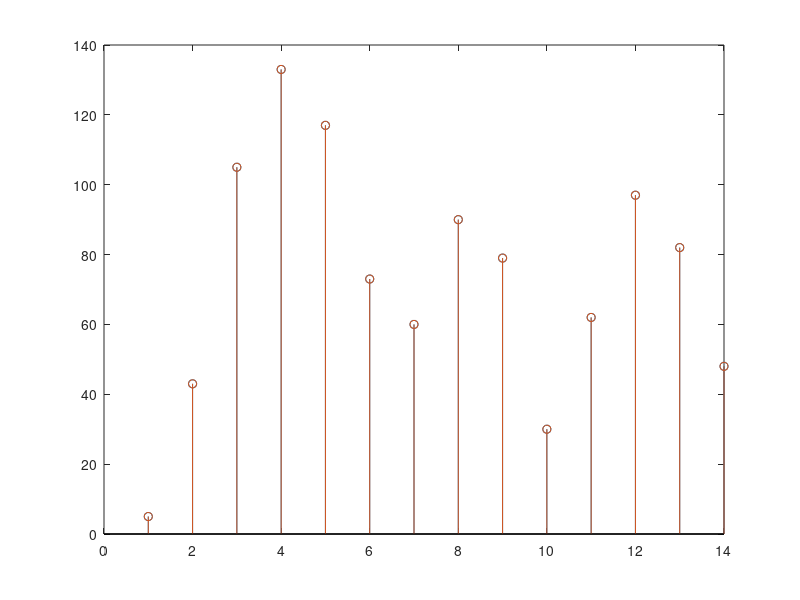

MATLAB code to generate this figure:
close all
clear all
h = [1,7,8];
N = length(h);

x = [5,8,9,6,3,4,8,2,1,7,5,6];
M = 4;

L = M+N-1;


x1 = x(1:4);
x2 = x(5:8);
x3 = x(9:12);

H = fft(h,L);

Y1 = fft(x1,L).*H;
Y2 = fft(x2,L).*H;
Y3 = fft(x3,L).*H;

y1 = ifft(Y1,L);
y2 = ifft(Y2,L);
y3 = ifft(Y3,L);

y_conv = conv(h,x)
y_ola = [y1(1:4),y1(5:6)+...
                y2(1:2),y2(3:4),y2(5:6)+...
                                 y3(1:2),y3(3:6)]
stem(y_conv);
hold on;
stem(y_ola);